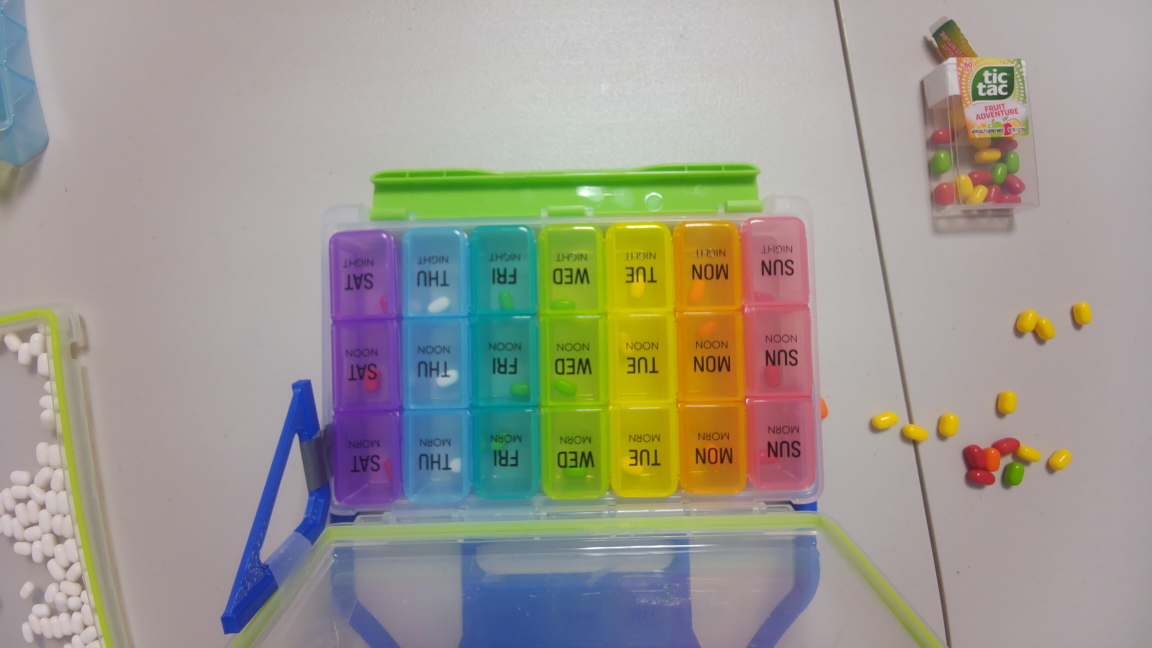
#> input picture images/photo_20260713_143053.jpg, 4608 x 2592 px, given in place of SAT_NIGHT.jpg, which was not available (shown at 1/4 size)
$ python -i classify_cells.py   (imports and definitions only)
#> lines starting #> are read from the running program, lines starting #| are printed output that depends on the picture; after the words box and inside, x2 and y2 are one past the last pixel; in counts of white or black regions, pixels touching at a corner belong together; pictures that were not available may be replaced by others from this repository, and a replacement may not be noted
#> in _load_refs, img is the input picture: shape (2592, 4608, 3); mean B, G, R 143.1, 153.7, 156.4
#!/usr/bin/env python3
"""Baseline pill-presence classifier for cropped pillbox cells.

Works on the aligned cell crops produced by detect/crop_cells.py. Pills seen
through the tinted lids show up as compact local blobs, while the things that
fooled naive frame differencing — auto-exposure drift, white-balance shifts,
moving specular highlights on the glossy lids — are smooth, low-frequency
changes. So each cell is scored by its band-pass (difference-of-Gaussians)
blob energy:

  1. compute |DoG| per Lab channel over the cell interior,
  2. zero out the printed day/slot text (much darker than the lid),
  3. subtract the same cell's response in a reference photo of the EMPTY box
     (dilated, to tolerate a few px of residual misalignment) — this cancels
     cell walls, dividers and any leftover text halo,
  4. score = fraction of pixels with significant residual energy.

A cell is called "pill" when the score exceeds AREA_THRESHOLD.

Usage:
    python3 detect/classify_cells.py [--cells DIR] [--out results.json]
                                     [--annotate DIR]

Outputs JSON mapping photo -> {DAY_SLOT: {"pill": bool, "score": float}},
and with --annotate writes per-photo grid images with green (empty) / red
(pill) cell borders and scores, for visual QA.
"""
import argparse
import json
import sys
from pathlib import Path

import cv2
import numpy as np

REF_STEM = "photo_20260713_142841"  # photo of the completely empty box
REF_DIR = Path(__file__).parent / "reference_cells"  # empty-box cell crops

DAYS = ["SAT", "FRI", "THU", "WED", "TUE", "MON", "SUN"]
SLOTS = ["NIGHT", "NOON", "MORN"]

# Ignore a border strip of each crop: cell walls, divider bleed and the
# strongest specular highlights live there, pills sit in the middle.
MARGIN = 0.16
DOG_SIGMA_FINE = 5    # pill-sized blob scale (crops are 280x380)
DOG_SIGMA_COARSE = 21
TEXT_DARKNESS = 25    # L* below cell median that counts as printed text
REF_DILATE = 15       # px of tolerance when cancelling reference structure
REF_GAIN = 1.3        # overshoot so reference structure fully cancels
PIXEL_THRESHOLD = 12  # residual DoG energy that counts as "blob"
AREA_THRESHOLD = 0.00719  # fraction of cell area with blobs -> pill


# [7 lines left out: function load_cell, not called in this run]


def dog_response(bgr):
    """Per-pixel band-pass blob energy, with the printed text zeroed out."""
    lab = cv2.cvtColor(bgr, cv2.COLOR_BGR2LAB).astype(np.float32)
    L = lab[:, :, 0]
    text = (L < np.median(L) - TEXT_DARKNESS).astype(np.uint8)
    text = cv2.dilate(text, np.ones((9, 9), np.uint8))
    dog = np.zeros(L.shape, np.float32)
    for ch in range(3):
        c = lab[:, :, ch]
        band = (cv2.GaussianBlur(c, (0, 0), DOG_SIGMA_FINE)
                - cv2.GaussianBlur(c, (0, 0), DOG_SIGMA_COARSE))
        dog += np.abs(band)
    dog[text > 0] = 0
    return dog


# [7 lines left out: function cell_score, not called in this run]


class AnalysisError(Exception):
    """Photo could not be analysed; str(exc) explains why."""


_ref_dog = None  # lazy: per-cell DoG response of the empty-box reference crops


def _crop_margin(img):
    """Drop the MARGIN border strip, matching load_cell() for whole crops."""
    h, w = img.shape[:2]
    my, mx = int(h * MARGIN), int(w * MARGIN)
    return img[my:h - my, mx:w - mx]


def _load_refs():
    global _ref_dog
    if _ref_dog is not None:
        return _ref_dog
    refs = {}
    for day in DAYS:
        for slot in SLOTS:
            key = f"{day}_{slot}"
            img = cv2.imread(str(REF_DIR / f"{key}.jpg"))
            if img is None:
                raise AnalysisError(f"missing reference crop {REF_DIR / f'{key}.jpg'}")
            refs[key] = dog_response(_crop_margin(img))
#> in _crop_margin, `return img[my:h - my, mx:w - mx]`:
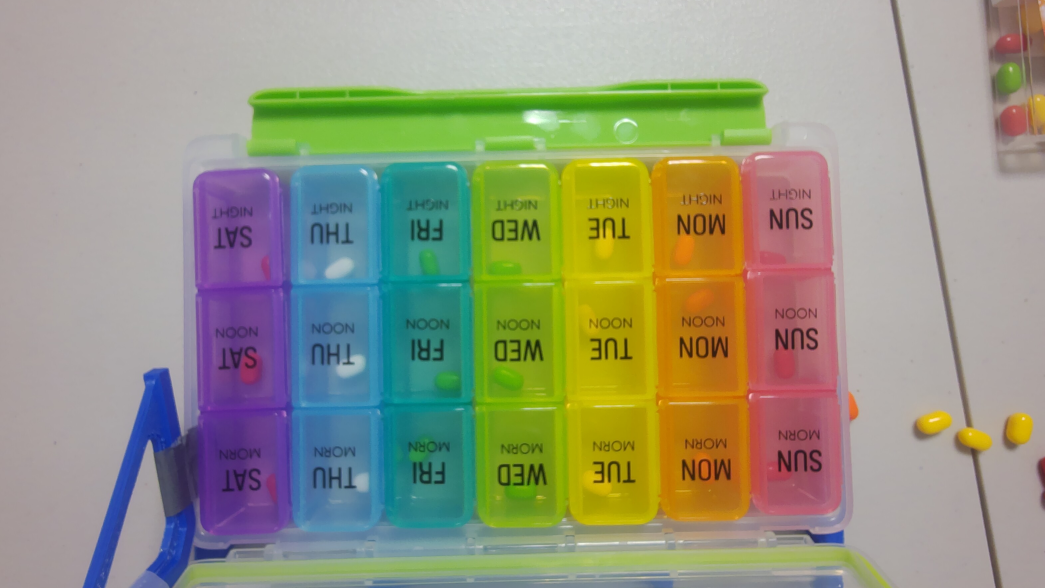
#> returned value: shape (1764, 3134, 3) (shown at 1/3 size); mean of channels 0, 1, 2 127.1, 150.6, 148.6; drawn as B, G, R
#> in dog_response, `lab = cv2.cvtColor(bgr, cv2.COLOR_BGR2LAB).astype(np.float32)`:
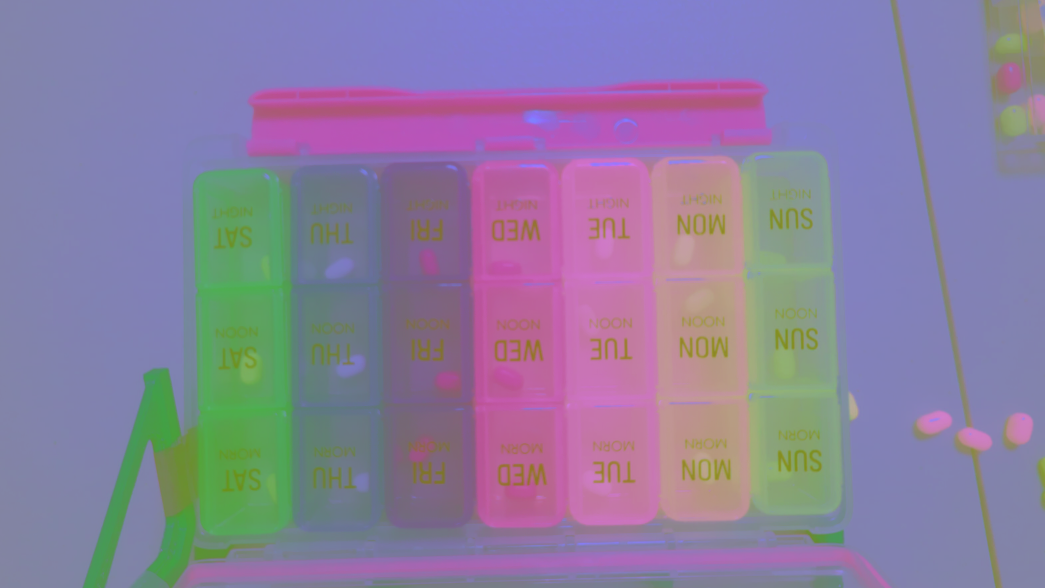
#> lab: shape (1764, 3134, 3) float32 (shown at 1/3 size); mean of channels 0, 1, 2 161.6, 127.4, 138; drawn as B, G, R
#> in dog_response, `L = lab[:, :, 0]`:
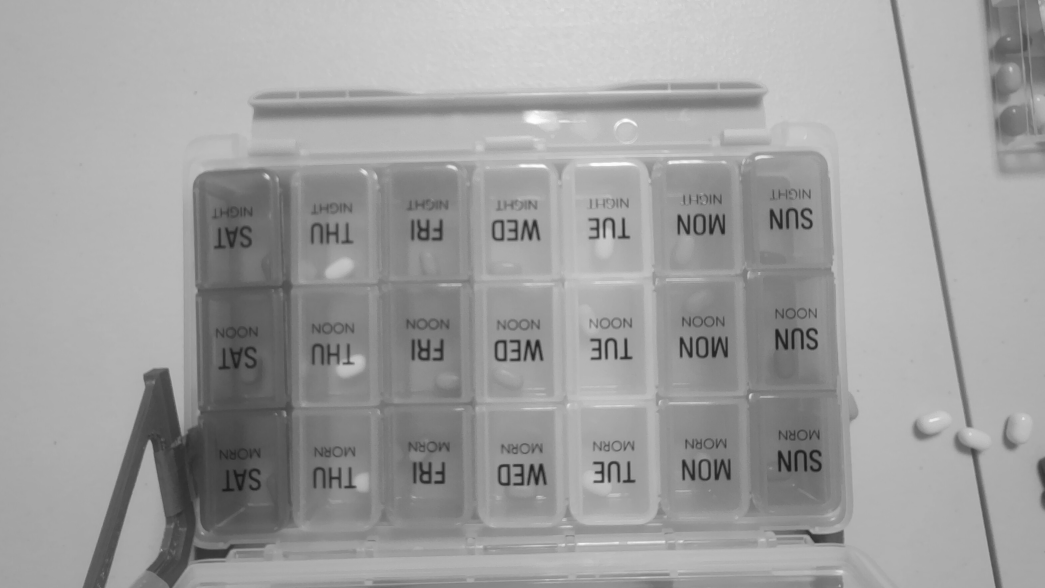
#> L: shape (1764, 3134) float32 (shown at 1/3 size); min 23, max 255, mean 159
#> in dog_response, `text = (L < np.median(L) - TEXT_DARKNESS).astype(np.uint8)`:
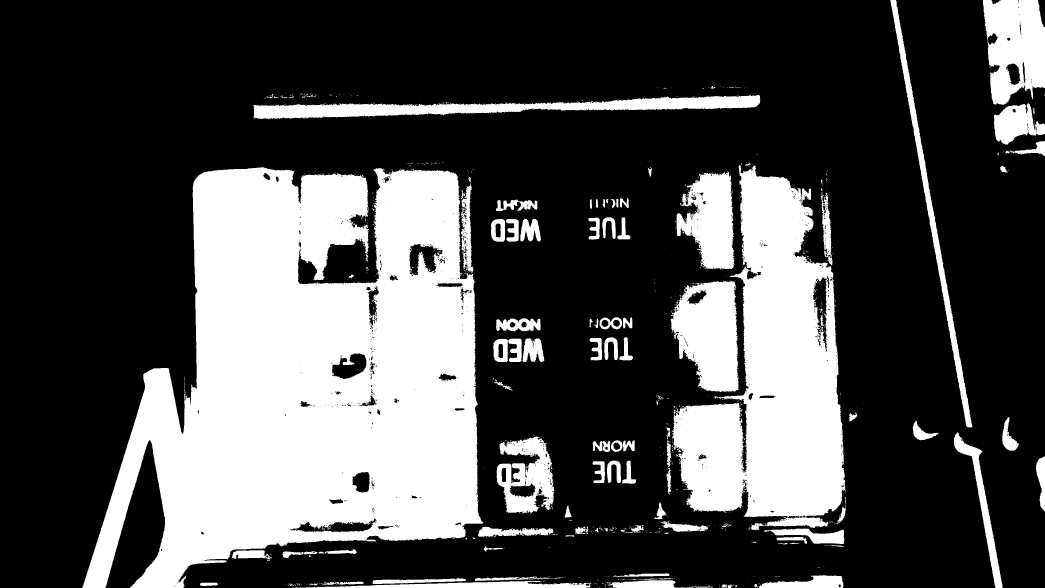
#> text: shape (1764, 3134) (shown at 1/3 size); values 0 (black) and 1 (white), 29.7% white; 939 white regions (796 under 20 px), largest, box (x1, y1, x2, y2) and area: (247, 502, 1450, 1764) 975194, (2015, 495, 2536, 1552) 313103, (2012, 841, 2217, 1176) 49568
#> in dog_response, `text = cv2.dilate(text, np.ones((9, 9), np.uint8))`: text: shape (1764, 3134); values 0 (black) and 1 (white), 34.4% white; 101 white regions, largest, box (x1, y1, x2, y2) and area: (243, 498, 1454, 1764) 1043560, (1995, 484, 2541, 1645) 375330, (2945, 0, 3134, 438) 63783
#> the loop in dog_response, `for ch in range(3):` made 3 passes
#> pass 1, in dog_response, `band = (cv2.GaussianBlur(c, (0, 0), DOG_SIGMA_FINE) - cv2.GaussianBlur..`:
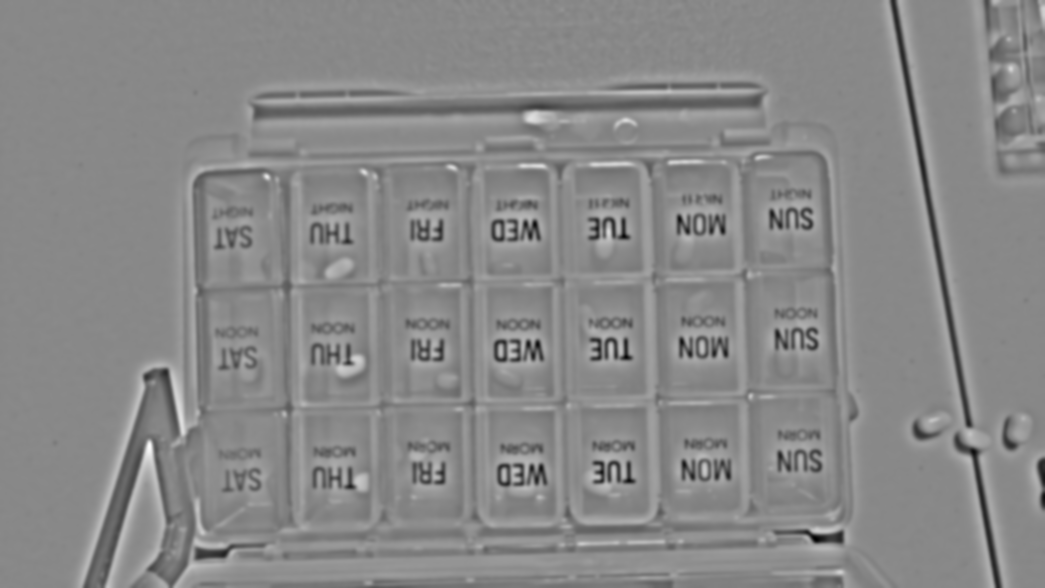
#> band: shape (1764, 3134) float32 (shown at 1/3 size); min -64.05, max 55.69, mean 0; drawn with min black and max white
#> after the loop in dog_response, `for ch in range(3):`:
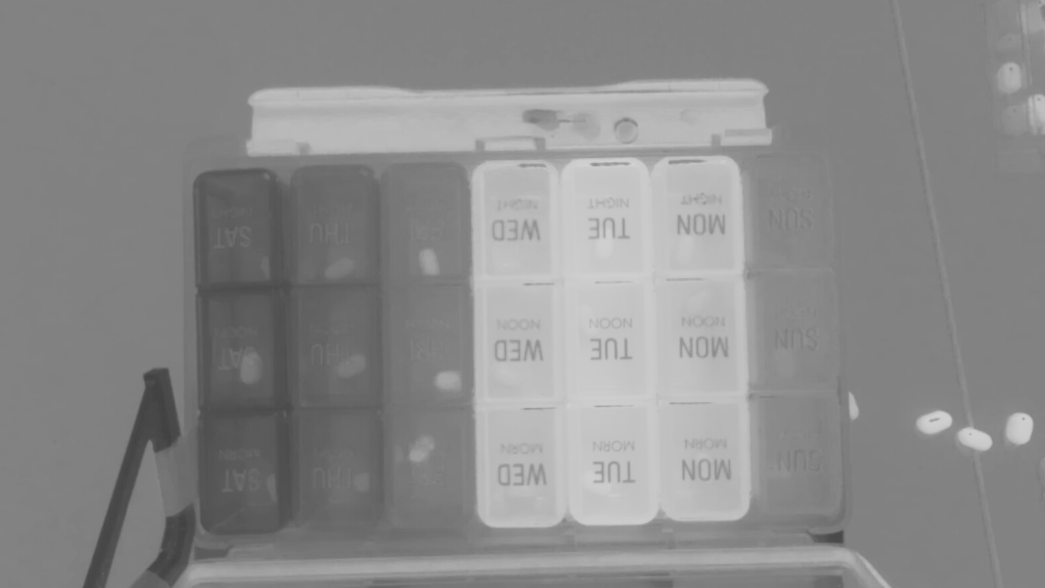
#> c: shape (1764, 3134) float32 (shown at 1/3 size); min 64, max 212, mean 138.8
#> in dog_response, `dog[text > 0] = 0`:
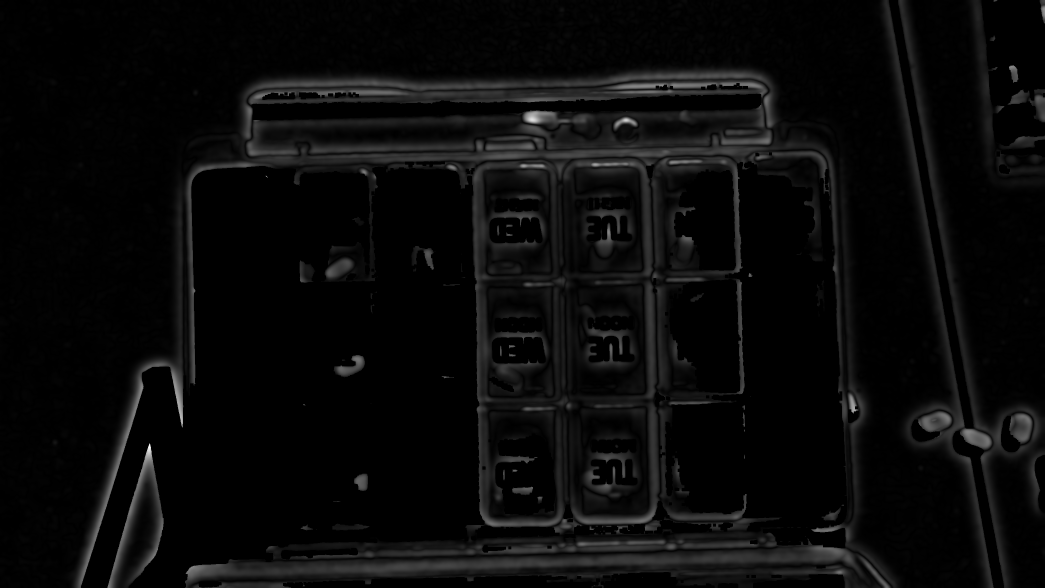
#> dog: shape (1764, 3134) float32 (shown at 1/3 size); min 0, max 96.19, mean 3.8; drawn with min black and max white
#> pass 2 of the loop in _load_refs, `for day in DAYS:`:
#> key = 'FRI_NIGHT'
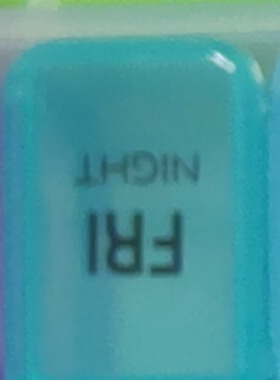
#> input picture detect/reference_cells/FRI_NIGHT.jpg, 280 x 380 px
#> in _load_refs, img is the input picture: shape (380, 280, 3); mean B, G, R 157.7, 151.6, 72.1
#> lab: shape (260, 192, 3) float32
#> L: shape (260, 192) float32
#> in dog_response (call 4), `text = (L < np.median(L) - TEXT_DARKNESS).astype(np.uint8)`:
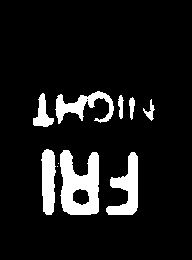
#> text: shape (260, 192); values 0 (black) and 1 (white), 10.1% white; 10 white regions (2 under 20 px), largest, box (x1, y1, x2, y2) and area: (60, 150, 99, 215) 1776, (106, 152, 138, 215) 1014, (55, 91, 114, 124) 818
#> in dog_response (call 4), `dog[text > 0] = 0`:
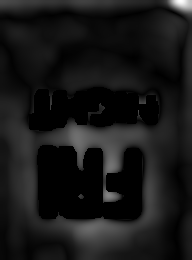
#> dog: shape (260, 192) float32; min 0, max 43.49, mean 4.1; drawn with min black and max white
    _ref_dog = refs
    return refs


def analyze(photo_path):
    """Analyse one photo with the difference-of-Gaussians blob detector.

    Locates and warps the box (same front-end as the CNN pipeline), then
    scores each cell's band-pass blob energy against the empty-box reference.
    Returns {DAY_SLOT: {"pill": bool, "score": float}}.
    """
    from . import crop_cells
    refs = _load_refs()
    img = cv2.imread(str(photo_path))
    if img is None:
        raise AnalysisError(f"cannot read image {photo_path}")
    ref_photo = Path(__file__).parent.parent / "images" / crop_cells.REF_IMAGE
    if not ref_photo.is_file():
        raise AnalysisError(f"reference photo not found at {ref_photo}")
    templates = crop_cells.build_matcher(ref_photo)
    quad, confs = crop_cells.align_quad(img, templates)
    if quad is None:
        conf_str = "/".join(f"{c:.2f}" for c in confs)
        raise AnalysisError(
            f"pillbox not found in photo (anchor confidence {conf_str}) — "
            "is the box in its usual spot?")
    grid = crop_cells.warp_grid(img, quad)
    out = {}
    for day, slot, crop in crop_cells.cell_crops(grid):
        key = f"{day}_{slot}"
        score = cell_score(_crop_margin(crop), refs[key])
        out[key] = {"pill": bool(score > AREA_THRESHOLD), "score": round(score, 4)}
    return out


# [62 lines left out: functions annotate, main, not called in this run]


# [2 lines not run here, left out]

#> (the run stopped early here; a loop or call above may not have finished)
